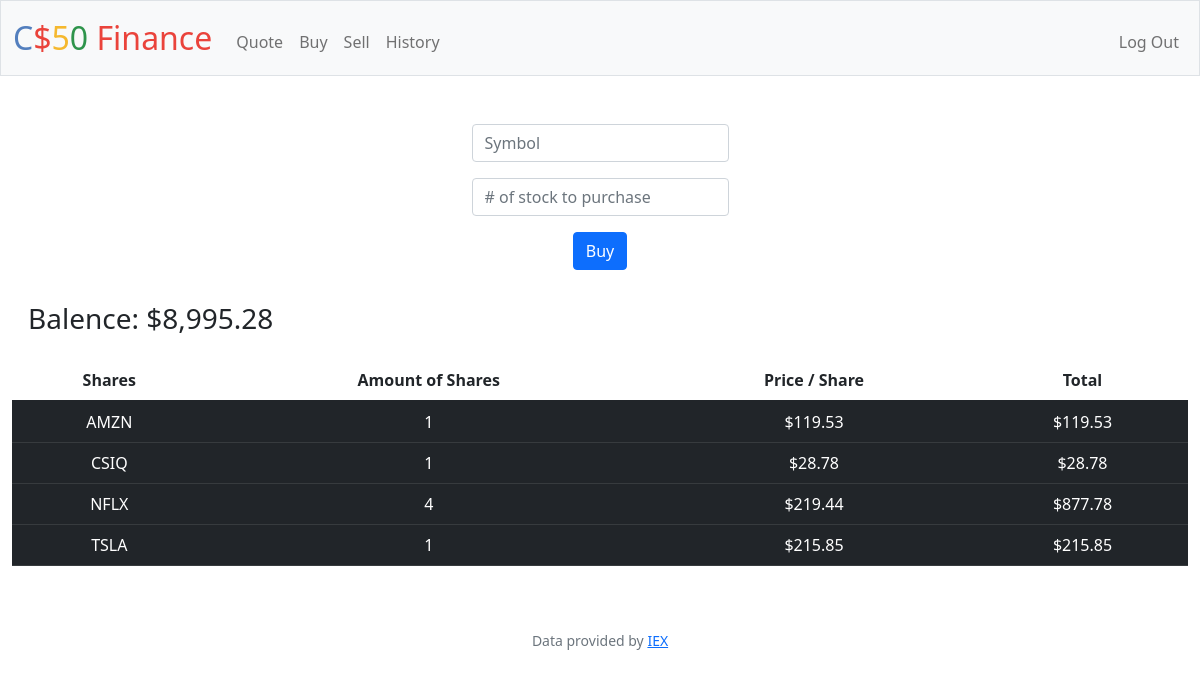
The page /buy (signed in) on the database as committed earlier.
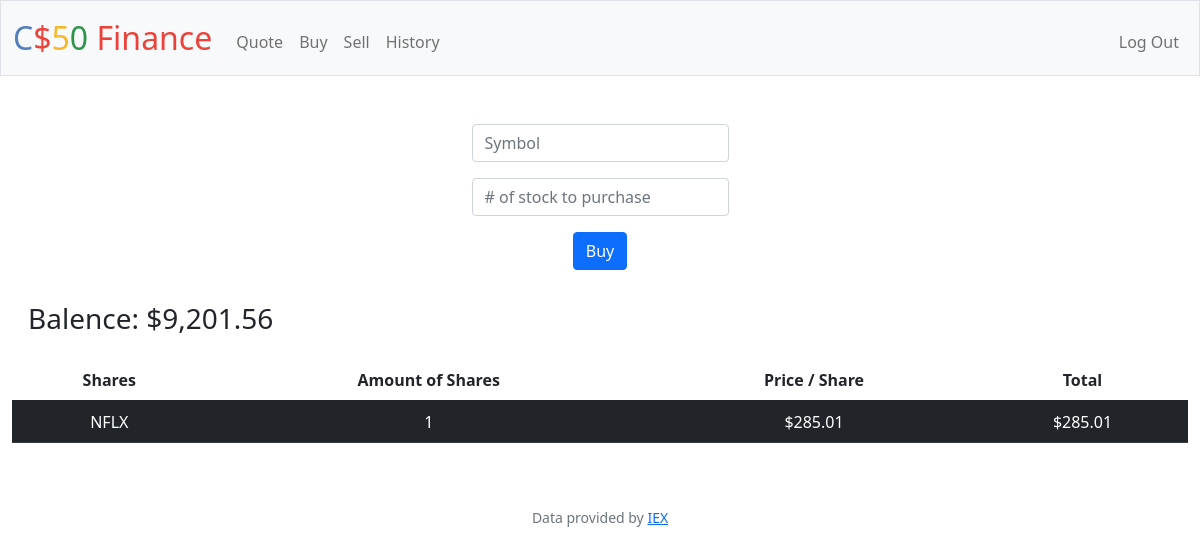
The same page on the database as committed later.
### tables this page shows
CREATE TABLE 'users' (id INTEGER PRIMARY KEY AUTOINCREMENT NOT NULL, username TEXT NOT NULL, hash TEXT NOT NULL,'cash' NUMERIC NOT NULL DEFAULT 10000.00);

CREATE TABLE 'Purchases' ('symbol' TEXT, 'shares' INTEGER, 'price' REAL, 'id'  INTEGER PRIMARY KEY  , 'user_id' INTEGER, 'type' TEXT);

### app.py (the view, shortened to what this page needs)
@app.route("/buy", methods=["GET", "POST"])
@login_required
def buy():
    if request.method == "GET":
        user_id = session["user_id"]
        purchases_db = db.execute("SELECT symbol, SUM(SHARES) AS shares, price FROM purchases WHERE user_id = ? AND shares >= 1 AND type = 'BUY' GROUP BY symbol", user_id)
        cash_db = db.execute("SELECT cash FROM users WHERE id = ?", user_id)
        cash = cash_db[0]["cash"]
        return render_template("buy.html", database=purchases_db, balence=cash)

### app.py (called while the page is built)
@app.after_request
def after_request(response):
    response.headers["Cache-Control"] = "no-cache, no-store, must-revalidate"
    response.headers["Expires"] = 0
    response.headers["Pragma"] = "no-cache"
    return response

### helpers.py (called while the page is built)
def login_required(f):
    @wraps(f)
    def decorated_function(*args, **kwargs):
        if session.get("user_id") is None:
            return redirect("/login")
        return f(*args, **kwargs)
    return decorated_function

def usd(value):
    return f"${value:,.2f}"

### templates/buy.html (shortened to what this page needs)
{% extends "layout.html" %}
{% block main %}
    <form action="/buy" method="post">
        <div class="mb-3">
            <input class="form-control mx-auto w-auto" name="symbol" placeholder="Symbol" type="text">
        </div>
        <div>
            <input class="form-control mx-auto w-auto" name="shares" placeholder="# of stock to purchase" type="text">
        </div>
        <div>
            <button style="margin: 1rem;" class="btn btn-primary" type="submit">Buy</button>
        </div>
    </form>
    <h3 style="float: left; padding: 1rem;">Balence: {{ balence | usd }} </h3>
<div class="section" >
 <table class="table table-striped-columns">
    <thead>
        <tr>
            <th scope="col">Shares</th>
            <th cope="col">Amount of Shares</th>
            <th scope="col">Price / Share</th>
            <th scope="col">Total</th>
        </tr>
    </thead>
    <tbody>
        {% for row in database %}
        <tr class="table-dark">
            <td class="table-dark"> {{ row["symbol"] }} </td>
            <td class="table-dark"> {{ row["shares"] }} </td>
            <td class="table-dark"> {{ row["price"] | usd }} </td>
            <td class="table-dark"> {{ (row["shares"] * row["price"]) | usd }}</td>
          </tr>
        {% endfor %}
    </tbody>
    </table>
 </div>
{% endblock %}

Rows that differ between the two databases and show on the page:
removed Purchases: symbol "AMZN", shares "1", price "$119.53", (row['shares']*row['price'])|usd "$119.53"
removed Purchases: symbol "CSIQ", shares "1", price "$28.78", (row['shares']*row['price'])|usd "$28.78"
removed Purchases: symbol "TSLA", shares "1", price "$215.85", (row['shares']*row['price'])|usd "$215.85"
changed users: cash "$8,995.28" → "$9,201.56"
changed Purchases "NFLX": shares "4" → "1"; price "$219.44" → "$285.01"; (row['shares']*row['price'])|usd "$877.78" → "$285.01"
